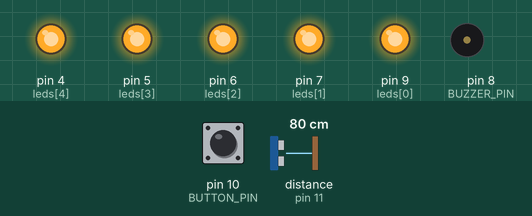
The sketch below on a simulated Arduino Uno, built with avr-gcc and run on an emulated ATmega328P. Shown: output pins drawn as LEDs (lit = HIGH), buzzer (waves = sounding). Wiring (inferred from the names in the program): ultrasonic range finder: trigger pin 12; echo pin 11. Inputs (shaded band) come from the test bench; at power-on: distance to the obstacle (sensor on pin 11) 80 cm, pin 10 (BUTTON_PIN) HIGH. The echo pulse lasts 58.3 µs per cm; pins used as bus, display or sensor lines are not drawn.

Above: at 1.2 s.
1.3 s: distance to the obstacle (sensor on pin 11) set to 2 cm
At 1.9 s:
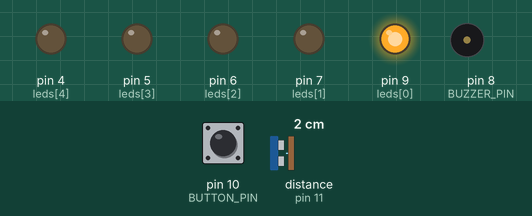
4.3 s: distance to the obstacle (sensor on pin 11) set to 9 cm
6.0 s: distance to the obstacle (sensor on pin 11) set to 12 cm
7.5 s: distance to the obstacle (sensor on pin 11) set to 14 cm
9.0 s: distance to the obstacle (sensor on pin 11) set to 17 cm
At 9.3 s:
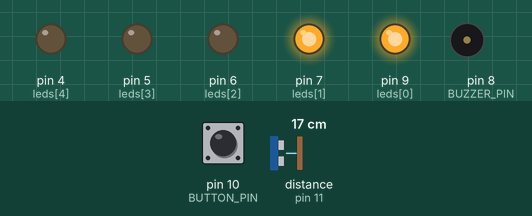
10.5 s: distance to the obstacle (sensor on pin 11) set to 4 cm
At 11.9 s:
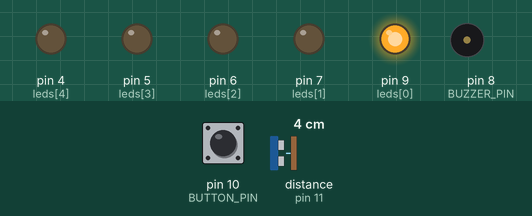
Timing chart, 0 to 14.5 s (numbered marks = the images above; inputs shaded):
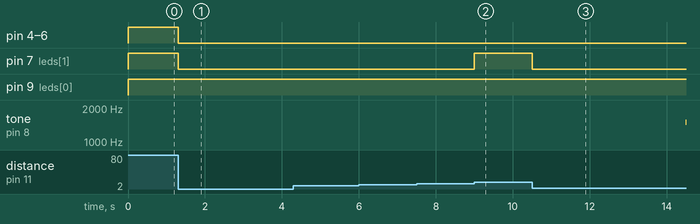

Measured:
- the behaviour switches between 15 and 16 cm on distance to the obstacle (sensor on pin 11) (found by bisection; images 1 and 2)
- after the input at 1.3 s, pin 4 (leds[4]), pin 5 (leds[3]), pin 6 (leds[2]), pin 7 (leds[1]): HIGH → LOW at once
- after the input at 6.0 s, every drawn part: stays the same
- after the input at 7.5 s, every drawn part: stays the same
- after the input at 9.0 s, pin 7 (leds[1]): LOW → HIGH at once
- after the input at 10.5 s, pin 7 (leds[1]): HIGH → LOW at once; tone on pin 8 (BUZZER_PIN): silent → 1493 Hz after 4.0 s

The sketch:

Proximity_alert.ino
```cpp
/*
 * INF471C - Connected Objects and the Internet of Things (IoT)
 * Arduino basics - Proximity alert
 * Ilja Tihhanovski
 *
 * uses https://create.arduino.cc/projecthub/SURYATEJA/use-a-buzzer-module-piezo-speaker-using-arduino-uno-89df45
 * as an example of buzzer usage
 *
 *
 */

// ultrasonic sensor pins
#define TRIG_PIN 12
#define ECHO_PIN 11

#define BUTTON_PIN 10                 // shutdown button
#define BUZZER_PIN 8                  // buzzer

#define BUZZ_DURATION 800             // Actually it is half of buzz duration in milliseconds
#define DISTANCE_ALERTED_MAX 40       // Distances over this are considered as far
#define DISTANCE_ALERTED_CRITICAL 10  // On distances under this value we should hear buzzer
#define LEDS_COUNT 5                  // Count of LEDs
#define INITIAL_BUZZER_FREQ 700       // Initial buzzer frequency

// Debug stuff. Uncomment #define DEBUG 1 to use serial debug
//#define DEBUG 1
#define DEBUG_DELAY 500               // delay between debug messages in milliseconds

// Melody buzzer functionality encapsulated
class Buzzer {
  unsigned long timeOff;              // time when buzzer should stop
  unsigned int freq;                  // initial frequency
  uint8_t pin;                        // buzzer pin

public:
  void init(uint8_t pin) {             // initialize buzzer variables
    this->pin = pin;
    stop();
  }

  bool buzzing() {                     // returns true if buzzer is on
    return timeOff > 0;
  }

  void run() {                        // should be called from loop on every iteration
    long timeLeft = timeOff - millis();
    if(!timeOff || timeLeft < 0)
      stop();
    else
    {
      if(timeLeft > BUZZ_DURATION)
        tone(pin, freq + BUZZ_DURATION * 2 - timeLeft);   // frequency goes up in linear fashion during first part of melody
      else
        noTone(pin);    // no sound during second half of melody
    }
  }

  void buzz(unsigned int freq) {    // starts buzzer
    if(buzzing())
      return;
    this->freq = freq;              // remember initial frequency
    if(freq > 0)
      timeOff = millis() + BUZZ_DURATION * 2; // remember time to finish melody
    else
      stop();                                 // if frequency given is wrong, do not start
  }

  void stop() {                      // stop buzzing
    timeOff = 0;
    noTone(pin);
  }
};

Buzzer buzzer;                    // buzzer instance

uint8_t leds[] = {9, 7, 6, 5, 4}; // LEDs' pins
bool shutDownAlert;               // Should we shut the sound alert down?

#ifdef DEBUG
  unsigned long debugTime;
#endif

void setup() {

  // Initialize pins
  pinMode(TRIG_PIN, OUTPUT);
  pinMode(ECHO_PIN, INPUT);
  for(auto i = 0; i < LEDS_COUNT; pinMode(leds[i++], OUTPUT));
  pinMode(BUTTON_PIN, INPUT_PULLUP);

  // Initialize buzzer (set the pin)
  buzzer.init(BUZZER_PIN);

  // By default sound alert is on
  shutDownAlert = false;

  #ifdef DEBUG
    Serial.begin(9600);
    Serial.flush();
  #endif
}

// Returns distance (mostly copy from Moodle lesson)
// https://moodle.polytechnique.fr/mod/lesson/view.php?id=180139&pageid=3595&startlastseen=no
double getDistance() {
  digitalWrite(TRIG_PIN, LOW);
  delayMicroseconds(1);
  digitalWrite(TRIG_PIN, HIGH);
  delayMicroseconds(10);
  digitalWrite(TRIG_PIN, LOW);
  unsigned long duration = pulseInLong(ECHO_PIN, HIGH);
  return (duration / 2) / 29.1;
}

void loop() {
  if(digitalRead(BUTTON_PIN) == LOW)  // Check if shutdown button is pressed and shut down the alarm
    if(buzzer.buzzing())              // but only if buzzer is working
      shutDownAlert = true;

  double distance = getDistance();    // Get the distance
  uint8_t pinIndex = LEDS_COUNT;      // Last index of LED to be switch on
  // For example if pinIndex = 0, then only first LED will be on
  // If pinIndex = 3, then first four LEDs will be on

  // If the distance is less than max alertable, then calculate index, else just use initial maximum value
  if(distance < DISTANCE_ALERTED_MAX)
  {
    pinIndex = distance >= DISTANCE_ALERTED_CRITICAL ?
      map(distance, DISTANCE_ALERTED_CRITICAL, DISTANCE_ALERTED_MAX, 0, LEDS_COUNT) :
      0;
  }

  // Alert switch off button will automatically reset when distance is larger than critical (or max alerted)
  if(distance > DISTANCE_ALERTED_CRITICAL)
    shutDownAlert = false;

  // Switch the LEDs on and off
  for(auto i = 0; i < LEDS_COUNT; i++)
    digitalWrite(leds[i], i > pinIndex ? LOW : HIGH);

  if(distance < DISTANCE_ALERTED_CRITICAL)  // When distance is below critical
    if(shutDownAlert)                       // and buzzer shutdown button is not pressed
      buzzer.stop();
    else
      buzzer.buzz(INITIAL_BUZZER_FREQ);     // make the noize

  buzzer.run();                             // process current buzzer state on every loop iteration

  #ifdef DEBUG
    if(millis() > debugTime)
    {
      Serial.print("Distance: ");
      Serial.print(distance);
      Serial.print("; pinIndex: ");
      Serial.print(pinIndex);
      Serial.println("");
      debugTime = millis() + DEBUG_DELAY;
    }
  #endif
}
```
